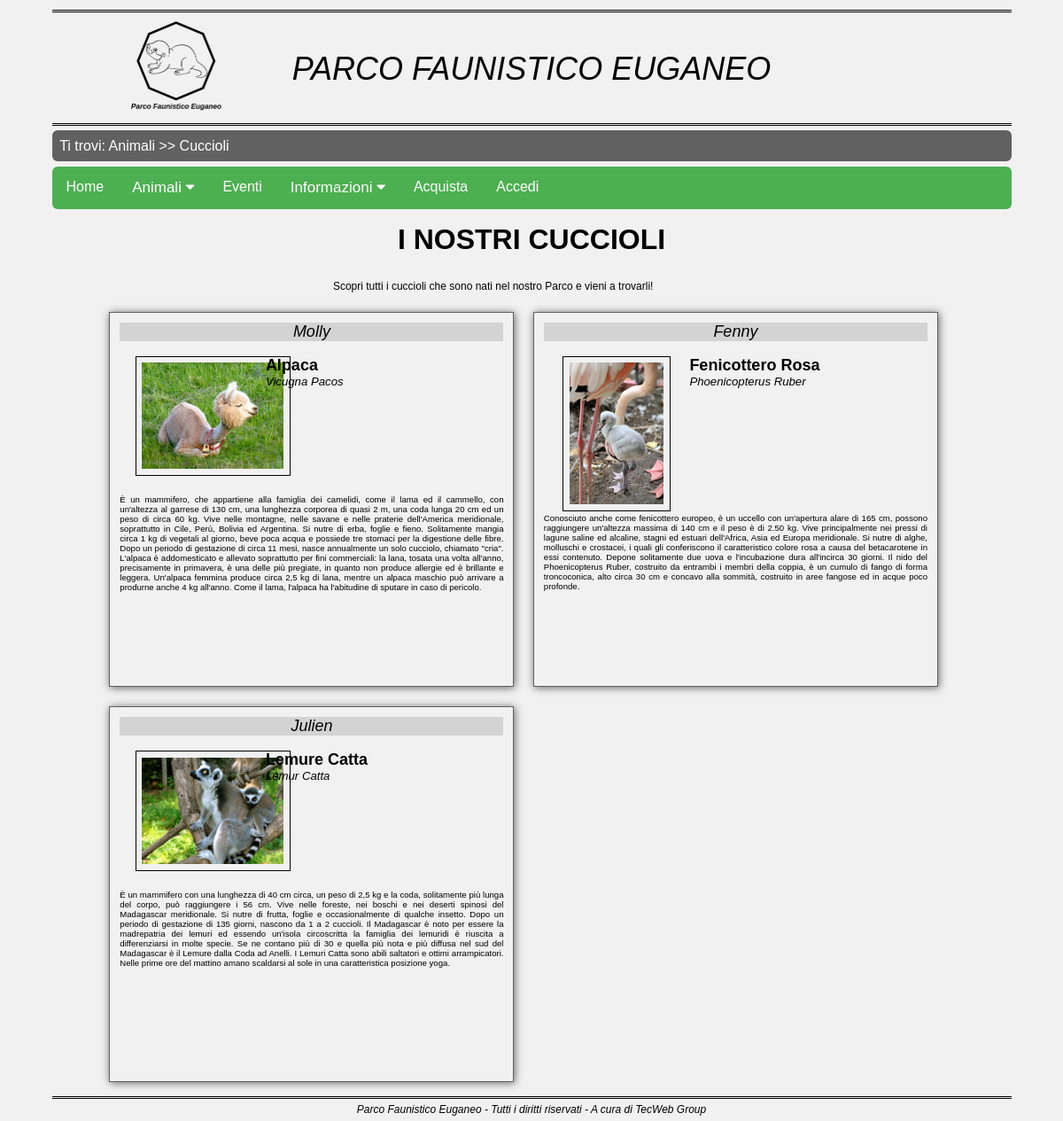
/PAGES/cuccioli.php, run on the app's committed database.
### tables this page shows
CREATE TABLE IF NOT EXISTS Animali (
    NomeComune varchar(30),
    NomeProprio varchar(20) NULL,
    NomeScientifico varchar(50),
    Famiglia varchar(20),
    SezioneParco varchar(20),
    DescrizioneAnimale text,
    Immagine text NULL,
    DescrizioneImmagine text NULL,
    PRIMARY KEY(NomeComune,Famiglia)
);

### PHP/sqlInteractions.php (called while the page is built, shortened)
<?php
	class sqlInteractions {
	public function apriConnessioneDB(){
		$this->connection = mysqli_connect(static::host,static::user,static::pass,static::dbName);
		if(!$this->connection){
			return false;
		}
		else{
			return true;
		}
	}
	public function getCuccioli(){
		$query = 'SELECT NomeComune, NomeProprio, NomeScientifico, DescrizioneAnimale, Immagine, DescrizioneImmagine FROM Animali WHERE Famiglia=\'Cuccioli\' ORDER BY NomeComune ASC';
		$queryResult = mysqli_query($this->connection,$query);
		if(mysqli_num_rows($queryResult)==0){
			return null;
		}
		else{
			$result = array();
			while($row=mysqli_fetch_assoc($queryResult)){
				$arraySingoloCucciolo = array('NomeComune'=>$row['NomeComune'],'NomeProprio'=>$row['NomeProprio'],'NomeScientifico'=>$row['NomeScientifico'],'DescrizioneAnimale'=>$row['DescrizioneAnimale'],'Immagine'=>$row['Immagine'],'DescrizioneImmagine'=>$row['DescrizioneImmagine'],);
				array_push($result,$arraySingoloCucciolo);
			}
			return $result;
		}
	}
}
?>

### PAGES/cuccioli.php (the view)
<?php
    require_once "../PHP/modulesInit.php";
    require_once "../PHP/sqlInteractions.php";
    $oggettoPagina = new sqlInteractions();
    $connessione = $oggettoPagina->apriConnessioneDB();
    if($connessione){
        $cuccioli = $oggettoPagina->getCuccioli();
        if($cuccioli==null){
            $stringaCuccioli = "<p class=\"messaggio\">Non sono presenti cuccioli in questo momento al Parco Faunistico Euganeo.</p>";
        }
        else{
            $stringaCuccioli = "<div id=\"risultatiCuccioli\">";
            foreach($cuccioli as $puppies){
                $stringaCuccioli .= "<div class=\"containerAnimal\">
                                     <div class=\"namePuppy\">".$puppies['NomeProprio']."</div>
                                     <div class=\"photoAnimal\"><img src=\"".$puppies['Immagine']."\" alt=\"".$puppies['DescrizioneImmagine']."\" /></div>
                                     <div class=\"nameAnimal\">".$puppies['NomeComune']."</div>
                                     <div class=\"scientificNameAnimal\">".$puppies['NomeScientifico']."</div>
                                     <div class=\"descAnimal\">".$puppies['DescrizioneAnimale']."</div>
                                     </div>";
            }
            $stringaCuccioli .= "</div>
                                 <div class=\"clear\"></div>";
        }
    }
    else{
        $stringaCuccioli = "<p class=\"errorMessage\">Connessione al database degli animali fallita. Per favore, riprova.</p>";
    }
    $output = file_get_contents("../HTML/cuccioli.html");
    $output = str_replace('<a href="cuccioli.php">','</a>',$output);
    $output = str_replace("<menu></menu>",modulesInit::menu(),$output);
    $output = str_replace("<breadcrumb></breadcrumb>",modulesInit::breadcrumb('Animali >> Cuccioli'),$output);
    $output = str_replace("<selezionaCuccioli></selezionaCuccioli>",$stringaCuccioli,$output);
    echo $output;
?>

### PHP/modulesInit.php (shortened to what this page needs)
<?php
	class modulesInit{
		public static function breadcrumb(...$sequenza){
			$breadcrumb = "Ti trovi: ";
			foreach($sequenza as $element){
				$breadcrumb .= "$element ";
			}
			return "<p class=\"map-position\">$breadcrumb</p>";
		}
		public static function menu(){
			$menu_form = '<div class="topnav" id="menu">'."\n"
						.'  <a class="menuItem" href="home.php">Home</a>'."\n"
						.'  <div class="closeMenu">'."\n"
						.'	  <div id="chiudiMenu">'."\n"
						.'	  </div>'."\n"
						.'  </div>'."\n"
						.'  <div class="dropdown">'."\n"
						.'	  <a class="dropbtn" href="animali.php">Animali'."\n"
						.'		 <i class="fa fa-caret-down"></i>'."\n"
						.'	  </a>'."\n"
						.'	  <div class="dropdown-content">'."\n"
						.'		  <a href="animali.php">Tutti gli animali</a>'."\n"
						.'		  <a href="cuccioli.php">I cuccioli</a>'."\n"
						.'	  </div>'."\n"
						.'  </div>'."\n"
						.'  <a class="menuItem" href="eventi.php">Eventi</a>'."\n"
						.'  <div class="dropdown menuItem">'."\n"
						.'	  <a href="info.php" class="dropbtn">Informazioni'."\n"
						.'		 <i class="fa fa-caret-down"></i>'."\n"
						.'	  </a>'."\n"
						.'	  <div class="dropdown-content">'."\n"
						.'		  <a href="info.php#contatti">Contatti</a>'."\n"
						.'	  </div>'."\n"
						.'  </div>'."\n"
						.'  <a class="menuItem" href="acquista.php">Acquista</a>'."\n";
			if(isset($_SESSION["logged"]) && $_SESSION["logged"]->status == 2) {
				if($_SESSION['admin'] == 1) {
					$menu_form .= '<div class="dropdown menuItem">'."\n"
								.'	<a class="dropbtn" href="areaPrivata.php?pageName=principale">Pannello Amministratore'."\n"
								.'		 <i class="fa fa-caret-down mobile"></i>'."\n"
								.'  </a>'."\n"
								.'	<div class="dropdown-content mobile">'."\n"
								.'		<a href="areaPrivata.php?pageName=principale">Area Privata</a>'."\n"
								.'		<a href="areaPrivata.php?pageName=eventi">Eventi</a>'."\n"
								.'		<a href="areaPrivata.php?pageName=animali">Animali</a>'."\n"
								.'		<a href="areaPrivata.php?pageName=acquisti">Acquisti</a>'."\n"
								.'		<a href="areaPrivata.php?pageName=messaggi">Messaggi</a>'."\n"
								.'	</div>'."\n"
								.'</div>'."\n";
				} else {
					$menu_form .= '<div class="dropdown menuItem">'."\n"
								.'	<a class="dropbtn" href="areaPrivata.php?pageName=principale">Area Personale'."\n"
								.'		 <i class="fa fa-caret-down mobile"></i>'."\n"
								.'  </a>'."\n"
								.'	<div class="dropdown-content mobile">'."\n"
								.'		<a class="azioniRapide" href="areaPrivata.php?pageName=messaggi">Messaggi</a>'."\n"
								.'		<a class="azioniRapide" href="acquista.php">Acquista Biglietti</a>'."\n"
								.'		<a class="azioniRapide" href="info.php">Contatta l\'Amministratore</a>'."\n"
								.'	</div>'."\n"
								.'</div>'."\n";
				}
				$menu_form .= '<a class="menuItem" href="../PHP/login/logout.php">Logout</a>'."\n";
			} else {
				$menu_form .= '   <a class="menuItem" href="login.php">Accedi</a>'."\n";
			}
			$menu_form .= '   <a href="javascript:void(0);" class="icon menuItem" onclick="mobileMenu()">&#9776;</a>'."\n";
			$menu_form .= '</div>'."\n";
			return $menu_form;
		}
	}
?>

### CSS/cssGenerale.css (style rules this page uses)
* { margin: auto; }
html, body { font-family: Verdana, Arial, Helvetica, sans-serif; font-size: 100%; max-width: 95%; margin: auto; padding: 0; height: 100%; }
body { background-color: #F1F1F1; }
abbr, a, a:hover { text-decoration: none; }
.titolo { text-align: center; font-weight: bolder; display: block; padding: 1.5%; font-size: 2em; }
.map-position { background: #616161; padding: 0.8%; color: #FFFFFF; margin: 0.5% 0 0.5% 0; border-radius: 6px 6px 6px 6px; -moz-border-radius: 6px 6px 6px 6px; -webkit-border-radius: 6px 6px 6px 6px; }
#header a { color: #000000; text-decoration: none; }
#header { font-size: 100%; max-width: 100%; margin: 1% 0 0 0; border-top: 3px double #000000; border-bottom: 3px double #000000; overflow: auto; }
.logoHeader { float: left; width: 10%; height: auto; margin-left: 8%; }
#header .nomeSito { font-family: Verdana, Arial, Helvetica, sans-serif; font-size: 3vw; font-style: italic; text-align: center; color: #000000; padding-top: 4%; margin-right: 18%; }
#footer { text-align: center; max-width: 100%; margin: 0.5% 0; border-top: 3px double #000000; overflow: auto; clear: both; }
.parFooter { font-size: 1vw; font-style: italic; text-align: center; padding: 0.5%; }

### CSS/menu.css (style rules this page uses)
#menu { background-color: #4CAF50 !important; padding: 0%; overflow: hidden; margin: 0; border-radius: 6px 6px 6px 6px; -moz-border-radius: 6px 6px 6px 6px; -webkit-border-radius: 6px 6px 6px 6px; }
*.menuItem { float: left; }
#menu a { color:white; }
a.menuItem, .dropdown-content a, .dropbtn { display: inline-block; text-align: center; padding: 14px 16px; }
.dropdown { float: left; overflow: hidden; }
.dropdown .dropbtn { font-size: 17px; border: none; outline: none; color: white; padding: 14px 16px; background-color: inherit; font-family: inherit; margin: 0; }

### CSS/animali.css (style rules this page uses)
#ricercaAnimali p, #introCuccioli p { width: 90%; text-align: center; font-size: 1vw; }
#introCuccioli p { margin: 1%; }
#risultatiAnimali, #risultatiCuccioli { width: 100%; margin-left: 5%; }
.containerAnimal { width: 40%; padding: 1%; margin: 1%; float: left; border: 1px solid#616161; height: 25em; -webkit-box-shadow: 1px 1px 9px 0px rgba(97,97,97,1); -moz-box-shadow: 1px 1px 9px 0px rgba(97,97,97,1); box-shadow: 1px 1px 9px 0px rgba(97,97,97,1); }
.photoAnimal { width: 30%; float: left; max-height: 10em; margin: 4%; text-align: center; }
.photoAnimal img { max-height: 10em; max-width: 10em; border: 1px solid #000000; padding: 5%; }
.namePuppy { font-style: italic; text-align: center; font-size: 1.5vw; background-color: lightgray; }
.nameAnimal { padding-top: 4%; font-weight: bold; font-size: 1.5vw; }
.scientificNameAnimal { font-style: italic; font-size: 1.1vw; }
.descAnimal { text-align: justify; font-size: 0.8vw; clear:both; }

### data on the page
animali: NomeProprio "Molly", Immagine (picture), NomeComune "Alpaca", NomeScientifico "Vicugna Pacos", DescrizioneAnimale "È un mammifero, che appartiene alla famiglia dei camelidi, come il lama ed il cammello, con un'altezza al garrese di 130 cm, una lunghezza corporea di quasi 2 m, una coda lunga 20 cm ed un peso di circa 60 kg. Vive nelle montagne, nelle savane e nelle praterie dell'America meridionale, soprattutto in Cile, Perù, Bolivia ed Argentina. Si nutre di erba, foglie e fieno. Solitamente mangia circa 1 kg di vegetali al giorno, beve poca acqua e possiede tre stomaci per la digestione delle fibre. Dopo un periodo di gestazione di circa 11 mesi, nasce annualmente un solo cucciolo, chiamato \"cria\". L'alpaca è addomesticato e allevato soprattutto per fini commerciali: la lana, tosata una volta all'anno,…"
animali: NomeProprio "Fenny", Immagine (picture), NomeComune "Fenicottero Rosa", NomeScientifico "Phoenicopterus Ruber", DescrizioneAnimale "Conosciuto anche come fenicottero europeo, è un uccello con un'apertura alare di 165 cm, possono raggiungere un'altezza massima di 140 cm e il peso è di 2.50 kg. Vive principalmente nei pressi di lagune saline ed alcaline, stagni ed estuari dell'Africa, Asia ed Europa meridionale. Si nutre di alghe, molluschi e crostacei, i quali gli conferiscono il caratteristico colore rosa a causa del betacarotene in essi contenuto. Depone solitamente due uova e l'incubazione dura all'incirca 30 giorni. Il nido del Phoenicopterus Ruber, costruito da entrambi i membri della coppia, è un cumulo di fango di forma troncoconica, alto circa 30 cm e concavo alla sommità, costruito in aree fangose ed in acque…"
animali: NomeProprio "Julien", Immagine (picture), NomeComune "Lemure Catta", NomeScientifico "Lemur Catta", DescrizioneAnimale "È un mammifero con una lunghezza di 40 cm circa, un peso di 2,5 kg e la coda, solitamente più lunga del corpo, può raggiungere i 56 cm. Vive nelle foreste, nei boschi e nei deserti spinosi del Madagascar meridionale. Si nutre di frutta, foglie e occasionalmente di qualche insetto. Dopo un periodo di gestazione di 135 giorni, nascono da 1 a 2 cuccioli. Il Madagascar è noto per essere la madrepatria dei lemuri ed essendo un'isola circoscritta la famiglia dei lemuridi è riuscita a differenziarsi in molte specie. Se ne contano più di 30 e quella più nota e più diffusa nel sud del Madagascar è il Lemure dalla Coda ad Anelli. I Lemuri Catta sono abili saltatori e ottimi arrampicatori. Nelle prime…"

### other printed values
str_replace('<a href="cuccioli.php">','</a>',$output) "PARCO FAUNISTICO EUGANEO I NOSTRI CUCCIOLI Scopri tutti i cuccioli che sono nati nel nostro Parco e vieni a trovarli! Parco Faunistico Euganeo - Tutti i diritti riservati - A cura di TecWeb Group"
$breadcrumb "Ti trovi: Animali >> Cuccioli"
